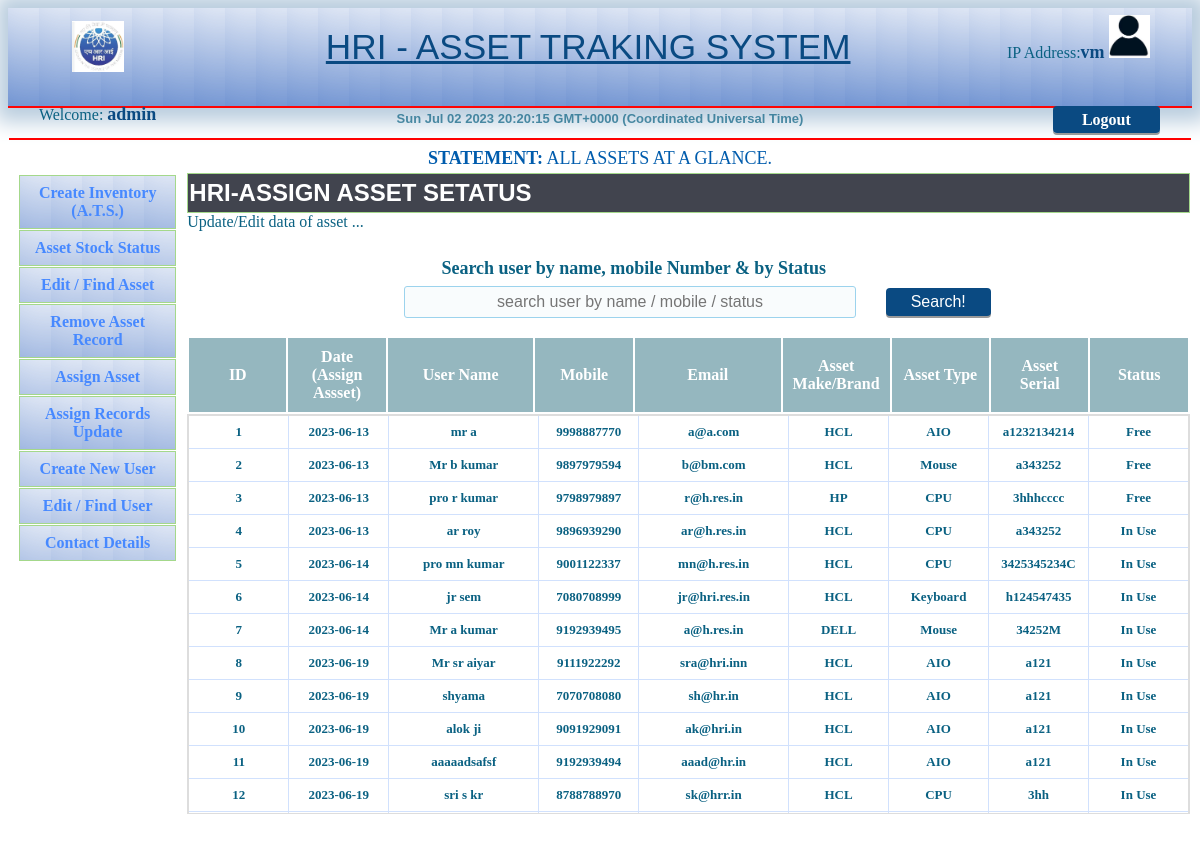
Page /asset_assign_status.php (signed in) on the committed database.
### tables this page shows
CREATE TABLE `users_new` (
  `id` int(8) NOT NULL,
  `userid` varchar(20) NOT NULL,
  `username` varchar(100) NOT NULL,
  `email` varchar(150) NOT NULL,
  `mobile` bigint(10) NOT NULL,
  `password` varchar(100) NOT NULL,
  `dept_name` varchar(100) NOT NULL,
  `gender` varchar(10) NOT NULL,
  `img_name` varchar(255) NOT NULL,
  `uploaded_on` datetime NOT NULL,
  `status` enum('1','0') NOT NULL DEFAULT '1'
);

CREATE TABLE `assign_asset` (
  `srno` int(10) NOT NULL,
  `an_rec_date` date NOT NULL,
  `an_dept` varchar(300) NOT NULL,
  `an_type` varchar(10) NOT NULL,
  `an_make` varchar(200) NOT NULL,
  `an_serial` varchar(100) NOT NULL,
  `an_name` varchar(100) NOT NULL,
  `an_mobile` bigint(10) NOT NULL,
  `an_email` varchar(200) NOT NULL,
  `an_location` varchar(500) NOT NULL,
  `an_des` varchar(10000) NOT NULL,
  `an_rel_des` varchar(10000) DEFAULT 'blank data',
  `an_rel_date` date DEFAULT NULL,
  `use_status` enum('In Use','Free') NOT NULL DEFAULT 'In Use',
  `asset_status` enum('1','0') NOT NULL DEFAULT '1'
);

### asset_assign_status.php (the view, shortened to what this page needs)
<!DOCTYPE html>
<html>
<head>
<link href="css/stylenew.css" rel="stylesheet" type="text/css" />
</head>
<body style="font-family:Verdana;color:#0a6182" onload=display_ct();>
<div class="hdr_stl">
<div style="overflow:hidden">
<div class="img_left">
 <a href="index.php" name="index" ><img src="imgs/himslogo.png"  id="img2" /></a>
</div>
<div class="title_head">
  <font face="Imprint MT Shadow, Arial, Helvetica, sans-serif">HRI - ASSET TRAKING SYSTEM </font>
</div>
<div class="img_right">
  IP Address:<strong><font color="#0a4a82" size="+1"><?php $ip = getHostByName(getHostName()); echo $ip; ?> </font></strong>
<?php
        include_once('data_db.php');
        $result=mysqli_query($db,"SELECT * from users_new where userid = '".$_SESSION['userid']."'");
        while($row=mysqli_fetch_assoc($result))
{ $imageURL = 'profile_img/'.$row["img_name"];
?>
        <img src="<?php echo $imageURL; ?>" alt="" id="img1"  />
<?php
}
?>
</div>
</div>
<div class="row">
 <div style="overflow:hidden">
 <div class="user_name">
  <?php  if (isset($_SESSION['userid'])) : ?>Welcome: <strong><font color="#0a4a82" size="+1"> <?php echo $_SESSION['userid']; ?></font></strong>
</div>
<div class="main_time">
  <font size="2" face="Arial, Helvetica, sans-serif" style="opacity: 0.7;"><b> <span id='ct' ></span></b></font>
</div>
<div class="right_session">
  <font size="+2"><b><a href="index.php?logout='1'" title="close session" class="btn style1" style=" text-decoration:none;">&nbsp;Logout&nbsp; </a> </b></font>
<?php endif ?>
</div>
<hr class="newhr1" noshade>
<marquee scrollamount="4" behavior="alternate" > <font  size="4" color="#005cad"> <b>STATEMENT:</b> ALL ASSETS AT A GLANCE.</font></marquee>
</div>
</div>
<div style="overflow:auto">
<div class="menu">
<?php include("menus.php"); ?>
</div>
<div class="main1">
    <div class=ttl><B>HRI-ASSIGN ASSET SETATUS </B></div>
     Update/Edit data of asset ...
    <form name="search" method="post" action="asset_assign_status.php">
       <div class="text-search">
          <h5 class="card-header">Search user by name, mobile Number & by Status</h5>
          <div class="card-body">
            <div class="input-group">
              <input type="text" id="search-box" name="searchdata" placeholder="search user by name / mobile / status" required="true">
              <span class="input-group-btn">
                <button class="btn btn-secondary" type="submit">Search!</button>
                <br /> <br />
              </span>
            </div>
          </div>
        </div>
    </form>
      <table cellpadding="10" border="0" width="100%"  >
      <tr style="color:white; background-color:#95b7bf;  border-collapse: collapse; text-align:center;">
			<th WIDTH="10%">ID</th>
			<th WIDTH="10%">Date (Assign Assset)</th>
			<th WIDTH="15%">User Name</th>
			<th WIDTH="10%">Mobile</th>
      <th WIDTH="15%">Email</th>
			<th WIDTH="10%">Asset Make/Brand</th>
			<th WIDTH="10%">Asset Type</th>
			<th WIDTH="10%">Asset Serial</th>
			<th WIDTH="10%">Status</th>
			</tr>
       </table>
  <tr>
   <td>
    <div class="tbldiv">
    <?php
      $sdata=$_POST['searchdata'];
      ?>
      <table cellspacing="0" cellpadding="1" border="1" class="table2" >
        <tr>
		   <?php
			include_once('data_db.php');
			$res=mysqli_query($db,"SELECT * from assign_asset where (an_name like '%$sdata%'|| an_mobile like '%$sdata%' || use_status like '%$sdata%') and (asset_status=1)");
      $num=mysqli_num_rows($res);
      if($num>0){
      while ($row=mysqli_fetch_array($res)) {
      ?>
			<td WIDTH="10%"><strong><font size="2"><center><?php echo $row['srno']; ?></center></font></strong></td>
			<td WIDTH="10%"><strong><font size="2"><center><?php echo $row['an_rec_date']; ?></center></font></strong></td>
			<td WIDTH="15%"><strong><font size="2"><center><?php echo $row['an_name']; ?></center></font></strong></td>
      <td WIDTH="10%"><strong><font size="2"><center><?php echo $row['an_mobile']; ?></center></font></strong></td>
      <td WIDTH="15%"><strong><font size="2"><center><?php echo $row['an_email']; ?></center></font></strong></td>
			<td WIDTH="10%"><strong><font size="2"><center><?php echo $row['an_make']; ?></center></font></strong></td>
			<td WIDTH="10%"><strong><font size="2"><center><?php echo $row['an_type']; ?></center></font></strong></td>
			<td WIDTH="10%"><strong><font size="2"><center><?php echo $row['an_serial']; ?></center></font></strong></td>
			<td WIDTH="10%"><strong><font size="2"><center><?php echo $row['use_status']; ?></center></font></strong></td>
      </tr>
      <?php }  } else { ?>
<h4 class="card-title" align="center">No Result found against this search</h4>
</table>
</div>
<?php } ?>
</div>  </div>
</body>
</html>

### css/stylenew.css (style rules this page uses)
* { box-sizing: border-box; }
.hdr_stl { background-image:url(def/T_LINE.png); padding:1px;text-align:center; height: 100px; box-shadow: 2px 0px 20px 14px #b9cdde; }
.row { padding:6px 0px; height: 85px; }
#img1 { max-width:25%; height:auto; }
#img2 { max-width:34%; height:auto; }
.newhr1 { border: 1.5px solid red; margin-top:0px; }
.img_left { padding:12px; float:left; width:15%; }
.title_head { font-size:2.2pc; color:#0a4a82; padding:18px; float:left; width:68%; text-decoration: underline; }
.img_right { padding:6px; float:left; width:15%; }
.menu { float:left; width:15%; text-align:center; padding: 1px 10px 0px 10px; }
.main1 { float:left; width:85%; padding:0 1px; text-align:left; }
.user_name { float:left; width:15%; text-align:center; padding: 10px 0 0 0; }
.main_time { float:left; width:70%; padding:0 1px; text-align:center; padding: 15px 0 0 0; }
.right_session { float:left; width:15%; padding:0 1px; text-align:center; padding: 10px 0 7px 0px; }
table.table1 th, td { padding: 8px;border-color: #d1e1fd; }
table.table2 { border-spacing: 1px; height: 400px; width: 100%; border: 1px solid #ddd; border-collapse: collapse; }
.tbldiv { width: 100%; height: 400PX; overflow: auto; border: 1px solid #ddd; }
input[type=text] { font: 1em sans-serif; height:30px; width: 100%; box-sizing: border-box; border:1px solid #9cd3ed; background-color:#f9fcfd; border-radius: 3px; }
.ttl { display:table-cell; background-color:#41444e; color: white; width:9%; border:1px solid #a4d88b; font-family:Microsoft Sans Serif, Helvetica, sans-serif; font-size:24px;padding: 5px 1px; }
.btn { margin-left: .5em; padding: 5px 25px; font-size: 16px; text-align: center; cursor: pointer; outline: none; color: #fff; background-color: #0a4a82; border: none; border-radius: 4px; box-shadow: 0 2px #999; }
.text-search { text-align: center; }
.card-header { padding: 20px 110px 0px 0px; margin: 7px; font-size: large; }
#search-box { width: 45%; padding: 15px; margin: 0px 18px; text-align: center; }

### rows in the picture
users_new: img_name (picture)
assign_asset: srno "1", an_rec_date "2023-06-13", an_name "mr a", an_mobile "9998887770", an_email "a@a.com", an_make "HCL", an_type "AIO", an_serial "a1232134214", use_status "Free"
assign_asset: srno "2", an_rec_date "2023-06-13", an_name "Mr b kumar", an_mobile "9897979594", an_email "b@bm.com", an_make "HCL", an_type "Mouse", an_serial "a343252", use_status "Free"
assign_asset: srno "3", an_rec_date "2023-06-13", an_name "pro r kumar", an_mobile "9798979897", an_email "r@h.res.in", an_make "HP", an_type "CPU", an_serial "3hhhcccc", use_status "Free"
assign_asset: srno "4", an_rec_date "2023-06-13", an_name "ar roy", an_mobile "9896939290", an_email "ar@h.res.in", an_make "HCL", an_type "CPU", an_serial "a343252", use_status "In Use"
assign_asset: srno "5", an_rec_date "2023-06-14", an_name "pro mn kumar", an_mobile "9001122337", an_email "mn@h.res.in", an_make "HCL", an_type "CPU", an_serial "3425345234C", use_status "In Use"
assign_asset: srno "6", an_rec_date "2023-06-14", an_name "jr sem", an_mobile "7080708999", an_email "jr@hri.res.in", an_make "HCL", an_type "Keyboard", an_serial "h124547435", use_status "In Use"
assign_asset: srno "7", an_rec_date "2023-06-14", an_name "Mr a kumar", an_mobile "9192939495", an_email "a@h.res.in", an_make "DELL", an_type "Mouse", an_serial "34252M", use_status "In Use"
assign_asset: srno "8", an_rec_date "2023-06-19", an_name "Mr sr aiyar", an_mobile "9111922292", an_email "sra@hri.inn", an_make "HCL", an_type "AIO", an_serial "a121", use_status "In Use"
assign_asset: srno "9", an_rec_date "2023-06-19", an_name "shyama", an_mobile "7070708080", an_email "sh@hr.in", an_make "HCL", an_type "AIO", an_serial "a121", use_status "In Use"
assign_asset: srno "10", an_rec_date "2023-06-19", an_name "alok ji", an_mobile "9091929091", an_email "ak@hri.in", an_make "HCL", an_type "AIO", an_serial "a121", use_status "In Use"
assign_asset: srno "11", an_rec_date "2023-06-19", an_name "aaaaadsafsf", an_mobile "9192939494", an_email "aaad@hr.in", an_make "HCL", an_type "AIO", an_serial "a121", use_status "In Use"
assign_asset: srno "12", an_rec_date "2023-06-19", an_name "sri s kr", an_mobile "8788788970", an_email "sk@hrr.in", an_make "HCL", an_type "CPU", an_serial "3hh", use_status "In Use"

### other values in the picture
$ip "vm"
$_SESSION['userid'] "admin"
